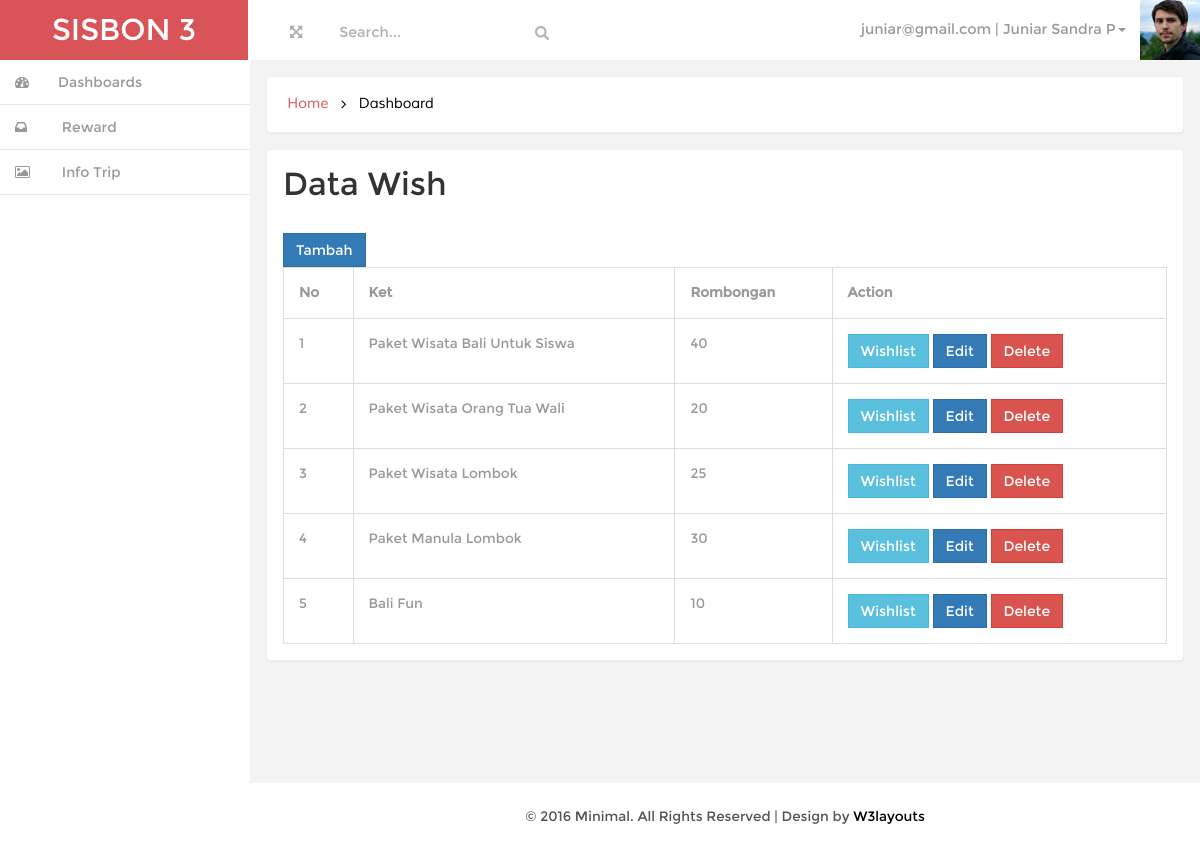
/index.php?page=wish (signed in), run on the app's committed database.
### tables this page shows
CREATE TABLE IF NOT EXISTS `tbcustomer` (
  `id_customer` int(11) NOT NULL AUTO_INCREMENT,
  `id_pegawai` int(11) NOT NULL,
  `nama` varchar(100) NOT NULL,
  `no_telp` varchar(20) NOT NULL,
  `alamat` text NOT NULL,
  `email` varchar(50) NOT NULL,
  `password` varchar(50) NOT NULL,
  `tgl_input` date NOT NULL,
  `bulan` varchar(20) NOT NULL,
  `tahun` varchar(5) NOT NULL,
  PRIMARY KEY (`id_customer`)
);

CREATE TABLE IF NOT EXISTS `tbwish` (
  `id_wish` int(11) NOT NULL AUTO_INCREMENT,
  `id_kota` int(11) NOT NULL,
  `id_customer` int(11) NOT NULL,
  `ket` text NOT NULL,
  `jml` int(11) NOT NULL,
  `status` int(11) NOT NULL,
  PRIMARY KEY (`id_wish`)
);

### class/User.php (called while the page is built, shortened)
<?php
class User
{
    private $customer;
    public function __construct(){
        $admin = new Admin();
        $pegawai = new Pegawai();
        $customer = new Customer();
        $this->customer = $customer;
        if(isset($_SESSION['user_session']))
        {
            if($_SESSION['user_level']=='admin')
            {
                $this->getIdentitasAdmin();
            }
            elseif($_SESSION['user_level']=='pegawai')
            {
                $this->getIdentitasPegawai();
            }
            else
            {
                $this->getIdentitasCustomer();
            }
        }
    }
    public function getIdentitasCustomer()
    {
        $d = $this->customer->getById($_SESSION['user_session']);
        $this->nama_user = $d['nama'];
        $this->email_user = $d['email'];
    }
}

### class/Customer.php (called while the page is built, shortened)
<?php
class Customer implements BaseData
{
    private $conn;
    public function __construct()
    {
        $database = new Koneksi();
        $db = $database->dbKoneksi();
        $this->conn = $db;
    }
    public function getById($id)
    {
        try
        {
            $stmt = $this->conn->prepare("SELECT * FROM tbcustomer WHERE id_customer=$id");
            $stmt->execute();
            $rowCustomer = $stmt->fetch(PDO::FETCH_ASSOC);
            return $rowCustomer;
        }
        catch(PDOException $e)
        {
            echo $e->getMessage();
        }
    }
}

### session.php (called while the page is built, shortened)
<?php
$user = new User();

### class/Wish.php (called while the page is built, shortened)
<?php
class Wish implements BaseData
{
    private $conn;
    public function __construct()
    {
        $database = new Koneksi();
        $db = $database->dbKoneksi();
        $this->conn = $db;
    }
    public function getAll()
    {
        try
        {
            $stmt = $this->conn->prepare("SELECT * FROM tbwish");
            $stmt->execute();
            $row = $stmt->fetchAll(PDO::FETCH_ASSOC);
            return $row;
        }
        catch(PDOException $e)
        {
            echo $e->getMessage();
        }
    }
}

### page/wish.php (the view, shortened to what this page needs)
<?php
$model = new Wish();
?>
<h3 class="head-top">Data Wish</h3>
<a href="?page=wish_edit" class="btn btn-primary"> Tambah</a>
<table class="table table-bordered table-responsive">
    <tr>
        <th>No</th>
        <th>Ket</th>
        <th>Rombongan</th>
        <th>Action</th>
    </tr>
<?php
$no=1;
foreach($model->getAll() as $row){
?>
    <tr>
        <td><?=$no++?></td>
        <td><?=$row['ket']?></td>
        <td><?=$row['jml']?></td>
        <td>
            <a href="?page=wishlist&idwish=<?=$row['id_wish']?>" class="btn btn-info">Wishlist</a>
            <a href="?page=wish_edit&id=<?=$row['id_wish']?>" class="btn btn-primary">Edit</a>
            <button type="button" id="<?=$row['id_wish']?>" class="btn btn-danger btn-del">Delete</button>
        </td>
    </tr>
<?php } ?>
</table>

### index.php (shortened to what this page needs)
<?php
require_once("session.php");
?>
<!DOCTYPE HTML>
<html>
<head>
<link href="css/bootstrap.min.css" rel='stylesheet' type='text/css' />
<link href="css/style.css" rel='stylesheet' type='text/css' />
<link href="css/font-awesome.css" rel="stylesheet">
<link href="css/custom.css" rel="stylesheet">
</head>
<body>
<div id="wrapper">
        <nav class="navbar-default navbar-static-top" role="navigation">
             <div class="navbar-header">
               <h1> <a class="navbar-brand" href="index.php">SISBON <?=SISBON_LEVEL_USER_CUSTOMER?></a></h1>
			   </div>
			 <div class=" border-bottom">
        	<div class="full-left">
        	  <section class="full-top">
				<button id="toggle"><i class="fa fa-arrows-alt"></i></button>
			</section>
			<form class=" navbar-left-right">
              <input type="text"  value="Search..." onfocus="this.value = '';" onblur="if (this.value == '') {this.value = 'Search...';}">
              <input type="submit" value="" class="fa fa-search">
            </form>
            <div class="clearfix"> </div>
           </div>
		    <div class="drop-men" >
		        <ul class=" nav_1">
					<li class="dropdown">
		              <a href="#" class="dropdown-toggle dropdown-at" data-toggle="dropdown"><span class=" name-caret"><?=$user->email_user?> | <?=$user->nama_user?><i class="caret"></i></span><img src="images/wo.jpg"></a>
		            </li>
		        </ul>
		     </div>
			<div class="clearfix">
     </div>
		    <div class="navbar-default sidebar" role="navigation">
                <div class="sidebar-nav navbar-collapse">
                <ul class="nav" id="side-menu">
					<?php include "sidemenu.php" ?>
                </ul>
            </div>
			</div>
        </nav>
        <div id="page-wrapper" class="gray-bg dashbard-1">
       <div class="content-main">
		    <div class="banner">
				<h2>
				<a href="index.html">Home</a>
				<i class="fa fa-angle-right"></i>
				<span>Dashboard</span>
				</h2>
		    </div>
		   <div class="blank">
			   <div class="blank-page">
					<?php
					if(isset($_GET['page']) AND file_exists('page/'.$_GET['page'].'.php')){include "page/".$_GET['page'].'.php';} else {include "page/home.php";}
					?>
			   </div>
		   </div>
<div class="copy">
            <p> &copy; 2016 Minimal. All Rights Reserved | Design by <a href="#" target="_blank">W3layouts</a> </p>
	    </div>
		</div>
       </div>
     </div>
</body>
</html>

### css/style.css (style rules this page uses)
h4, h5, h6, h1, h2, h3 { margin: 0; }
ul, ol { margin: 0;padding: 0; }
p { margin: 0; }
html, body { font-family:'Montserrat-Regular'; font-size: 100%; background:#F3F3F4; overflow-x: hidden; }
body a { transition:0.5s all; -webkit-transition:0.5s all; -moz-transition:0.5s all; -o-transition:0.5s all; -ms-transition:0.5s all; }
div#wrapper { background-color: #fff; }
.navbar-default.sidebar { background-color: #fff; }
h1 a.navbar-brand { color: #fff !important; font-size: 30px; font-weight: 500; padding: 20px 0px; background: #d95459; text-align: center; width:248px; height: 60px; }
@media (min-width: 768px) { #page-wrapper { position: inherit; margin: 0 0 0 240px; min-height: 1000px; } }
a.dropdown-toggle.dropdown-at { border-bottom: none; }
.content-main { background-color: #F3F3F4; padding-top: 1em; }
.full-top { float:left; }
.navbar-left-right { float: left; margin-left: 6%; }
.border-bottom { background-color: #fff; }
.full-left { float: left; width: 40%; margin-left: 3%; margin-top: 1.3em; }
.full-left button { background: none; border: none; outline: none; color: #B3AEAE; font-size: 0.9em; }
.navbar-left-right input[type="text"] { background: none; border: none; outline: none; color:#B3AEAE; font-size: 0.9em; }
.navbar-left-right input[type="submit"] { background: url(../images/search.png) 0px 2px no-repeat; width:16px; height:16px; border: none; outline: none; color:#B3AEAE; font-size: 0.9em; }
.drop-men { float: right; }
.dropdown-at { padding: 0 !important; position: relative; color: #999; font-size: 0.9em; text-decoration: none ; }
.dropdown-at img { margin: 0 0em 0 1em; }
.dropdown, .dropup { display: inline-block; padding:0; }
.banner { background: #fff; display: block; margin: 0em 1em ; padding:1em; border: 1px solid #ebeff6; border-color: #ebeff6; border-radius: 4px; -webkit-border-radius: 4px; -o-border-radius: 4px; -moz-border-radius: 4px; -ms-border-radius: 4px; -webkit-box-shadow: 0 1px 1px rgba(0,0,0,.05); box-shadow: 0 1px 1px rgba(0,0,0,.05); }
.banner h2 { font-size:0.9em; }
.banner h2 a { color:#D95459; text-decoration:none; font-family: 'Muli-Regular'; padding:0.3em ; }
.banner h2 span { color:#000; font-family: 'Muli-Regular'; padding:0.3em ; }
.banner h2 i { color:#000; vertical-align:middle; padding:0.3em ; }
.blank { padding: 1em; min-height: 650px; }
.blank-page { padding: 1em; background: #fff; border: 1px solid #ebeff6; border-radius: 4px; -webkit-border-radius: 4px; -o-border-radius: 4px; -moz-border-radius: 4px; -ms-border-radius: 4px; -webkit-box-shadow: 0 1px 1px rgba(0,0,0,.05); box-shadow: 0 1px 1px rgba(0,0,0,.05); }
.btn { border-radius: 0px; outline: none; }
h3.head-top { font-size:2em; margin-bottom:1em; }
.table td, .table>tbody>tr>td, .table>tbody>tr>th, .table>tfoot>tr>td, .table>tfoot>tr>th, .table>thead>tr>td, .table>thead>tr>th { padding: 15px !important; font-size: 0.85em; color: #999; border-top: none !important; }
.table { margin-bottom: 0; }
.copy { background:#fff; text-align:center; padding:1.5em 0; }
.copy p, .copy-right p { font-size:0.85em; color:#555; }
.copy p a, .copy-right p a { color:#000; }

### css/custom.css (style rules this page uses)
#wrapper { width: 100%; }
#page-wrapper { min-height: 568px; }
@media (min-width:768px) { #page-wrapper { position: inherit; margin: 0 0 0 250px; } }
.sidebar .sidebar-nav.navbar-collapse { padding-right: 0; padding-left: 0; }
@media (min-width:768px) { .sidebar { z-index: 1; position: absolute; width: 250px; } }

### data on the page
tbcustomer: email "juniar@gmail.com", nama "Juniar Sandra P"
tbwish: ket "Paket Wisata Bali Untuk Siswa", jml "40"
tbwish: ket "Paket Wisata Orang Tua Wali", jml "20"
tbwish: ket "Paket Wisata Lombok", jml "25"
tbwish: ket "Paket Manula Lombok", jml "30"
tbwish: ket "Bali Fun", jml "10"

### other printed values
SISBON_LEVEL_USER_CUSTOMER "3"
